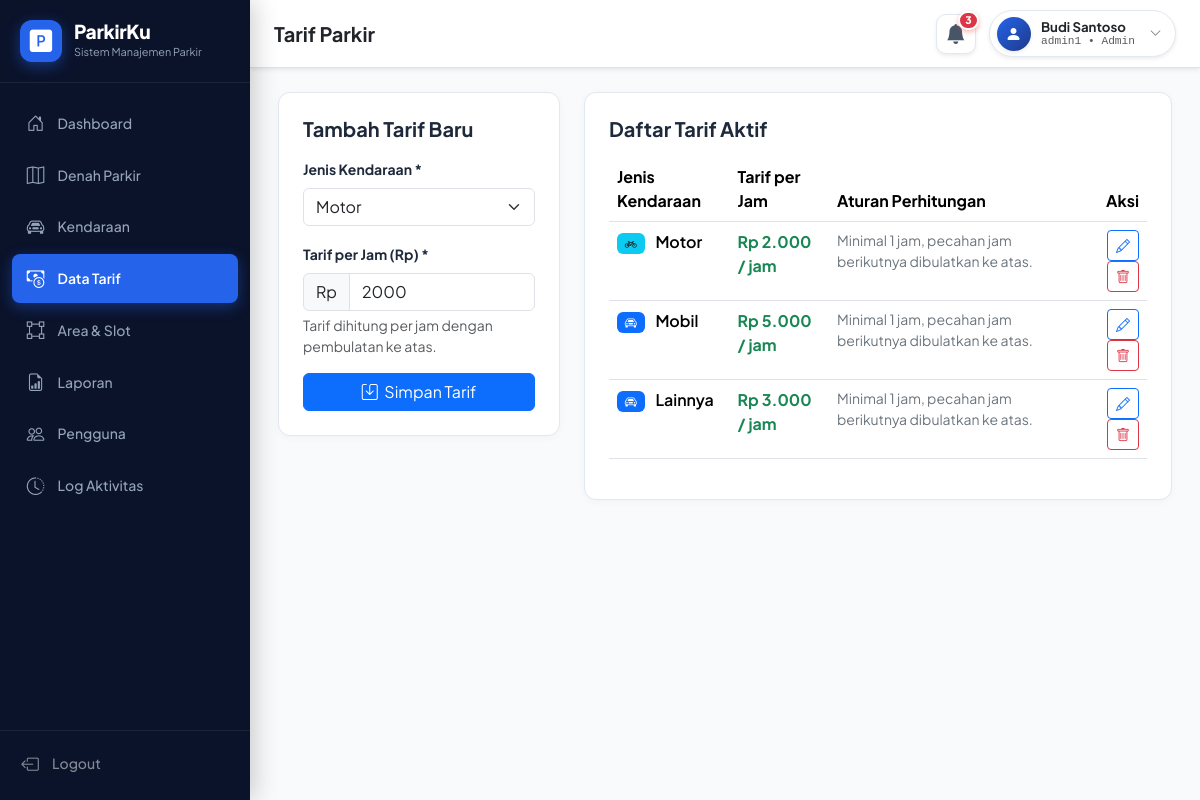
/admin/tarif.php (signed in), run on the app's committed database.
### tables this page shows
CREATE TABLE `tb_tarif` (
  `id_tarif` int(11) NOT NULL AUTO_INCREMENT,
  `jenis_kendaraan` enum('motor','mobil','lainnya') NOT NULL,
  `tarif_per_jam` decimal(10,0) NOT NULL,
  PRIMARY KEY (`id_tarif`),
  UNIQUE KEY `uq_tarif_jenis` (`jenis_kendaraan`),
  CONSTRAINT `CONSTRAINT_1` CHECK (`tarif_per_jam` >= 0)
);

### admin/tarif.php (the view, shortened to what this page needs)
<?php
require_once __DIR__ . "/../includes/bootstrap.php";
$edit = ["id_tarif" => 0, "jenis_kendaraan" => "motor", "tarif_per_jam" => 2000];
$res = $db->query("SELECT * FROM tb_tarif ORDER BY id_tarif");
?>
<div class="row g-4">
    <div class="col-md-4">
        <div class="pk-card p-4">
            <h5 class="fw-bold mb-3"><?= $edit["id_tarif"] ? "Edit Tarif" : "Tambah Tarif Baru" ?></h5>
            <form method="post">
                <div class="mb-3">
                    <label class="form-label small fw-bold">Jenis Kendaraan *</label>
                    <select class="form-select" name="jenis_kendaraan">
                        <?php foreach (["motor", "mobil", "lainnya"] as $j): ?>
                            <option value="<?= $j ?>" <?= $edit["jenis_kendaraan"] === $j ? "selected" : "" ?>>
                                <?= ucfirst($j) ?>
                            </option>
                        <?php endforeach; ?>
                    </select>
                </div>
                <div class="mb-3">
                    <label class="form-label small fw-bold">Tarif per Jam (Rp) *</label>
                    <div class="input-group">
                        <span class="input-group-text bg-light">Rp</span>
                        <input class="form-control" type="number" min="0" step="500" name="tarif_per_jam" value="<?= e($edit["tarif_per_jam"]) ?>" required>
                    </div>
                    <div class="form-text small">Tarif dihitung per jam dengan pembulatan ke atas.</div>
                </div>
                <div class="d-flex gap-2">
                    <button class="btn btn-primary flex-grow-1"><i class="bi bi-save me-1"></i> Simpan Tarif</button>
                </div>
            </form>
        </div>
    </div>
    <div class="col-md-8">
        <div class="pk-card p-4">
            <h5 class="fw-bold mb-3">Daftar Tarif Aktif</h5>
            <div class="table-responsive">
                <table class="table pk-table">
                    <thead>
                        <tr>
                            <th>Jenis Kendaraan</th>
                            <th>Tarif per Jam</th>
                            <th>Aturan Perhitungan</th>
                            <th class="text-end">Aksi</th>
                        </tr>
                    </thead>
                    <tbody>
                        <?php while ($r = $res->fetch_assoc()): ?>
                            <tr>
                                <td class="fw-semibold">
                                    <span class="badge <?= $r['jenis_kendaraan'] === 'motor' ? 'bg-info text-dark' : 'bg-primary' ?> me-2">
                                        <i class="bi <?= $r['jenis_kendaraan'] === 'motor' ? 'bi-bicycle' : 'bi-car-front' ?>"></i>
                                    </span>
                                    <?= ucfirst($r["jenis_kendaraan"]) ?>
                                </td>
                                <td class="fw-bold text-success fs-6">
                                    <?= rupiah($r["tarif_per_jam"]) ?> / jam
                                </td>
                                <td class="text-secondary small">
                                    Minimal 1 jam, pecahan jam berikutnya dibulatkan ke atas.
                                </td>
                                <td class="text-end">
                                    <a class="btn btn-sm btn-outline-primary" href="?edit=<?= $r["id_tarif"] ?>" title="Edit">
                                        <i class="bi bi-pencil"></i>
                                    </a>
                                    <form method="post" class="d-inline" onsubmit="return confirm('Hapus tarif <?= e($r['jenis_kendaraan']) ?>?')">
                                        <button class="btn btn-sm btn-outline-danger" title="Hapus">
                                            <i class="bi bi-trash"></i>
                                        </button>
                                    </form>
                                </td>
                            </tr>
                        <?php endwhile; ?>
                    </tbody>
                </table>
            </div>
        </div>
    </div>
</div>

### assets/css/style.css (style rules this page uses)
:root { --pk-primary: #1e3a8a; --pk-primary-dark: #0f172a; --pk-primary-light: #2563eb; --pk-sidebar-bg: #0b132b; --pk-sidebar-text: #94a3b8; --pk-sidebar-hover: #1e293b; --pk-sidebar-active: #2563eb; --pk-bg-light: #f8fafc; --pk-card-bg: #ffffff; --pk-border-color: #e2e8f0; --pk-success: #10b981; --pk-danger: #ef4444; --pk-warning: #f59e0b; --pk-info: #06b6d4; --pk-asphalt: #222b38; }
body { font-family: 'Plus Jakarta Sans', -apple-system, BlinkMacSystemFont, "Segoe UI", Roboto, Helvetica, Arial, sans-serif; background-color: var(--pk-bg-light); color: #1e293b; margin: 0; padding: 0; min-height: 100vh; }
.pk-card { background: #ffffff; border: 1px solid var(--pk-border-color); border-radius: 12px; box-shadow: 0 2px 8px rgba(15, 23, 42, 0.03); }

### data on the page
tb_tarif: jenis_kendaraan "Motor", tarif_per_jam "Rp 2.000"
tb_tarif: jenis_kendaraan "Mobil", tarif_per_jam "Rp 5.000"
tb_tarif: jenis_kendaraan "Lainnya", tarif_per_jam "Rp 3.000"

### other printed values
$title "Tarif Parkir"
$u["nama_lengkap"] "Budi Santoso"
$u["username"] "admin1"
$u["role"] "Admin"
form field jenis_kendaraan "Motor"
